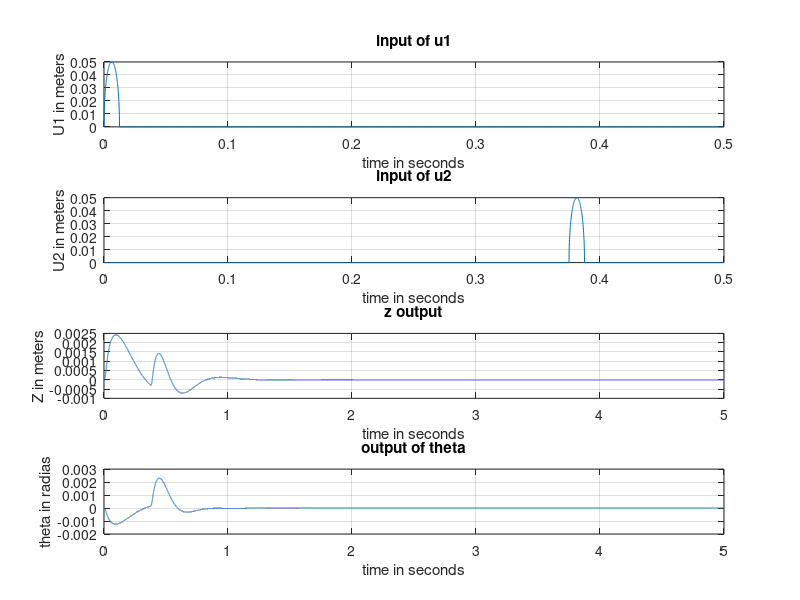

Source code (MATLAB):
% Ahmed Al-Ramadhani
%ID:11613158
%Math 300 final Project 
%% given variables
k1=50000;
k2=50000;
k3=200000;
k4=200000;
M=1300;
m1=20;
m2=20;
b1=1000;
b2=1000;
l1=1;   % legnth from the first wheel to the center of mass
l2=2;   % legnth from the second wheel to the center of mass
I=2500;     



%state vector X_dot=A*X+B*u
%X=[Z;Z_dot;theta;theta_dot;z1;z1_dot;z2;z2_dot];
A=[      0                  1                     0                        0                    0               0       0         0;...
    (-(k1+k2)/M)       (-(b1+b2)/M)      ((k1*l1-k2*l2)/M)         ((b1*l1-b2*l2)/M)        ((k1)/M)       ((b1)/M) ((k2)/M)    ((b2)/M)...
    ;    0                  0                     0                        1                    0               0       0           0;...
    ((k1*l1-k2*l2)/I) ((b1*l1-b2*l2)/I) (-(k1*l1^2+k2*l2^2)/I)     (-(b1*l1^2+b2*l2^2)/I) -(k1*l1)/I (-(b1*l1)/I) (k2*l2)/I      (b2*l2)/I ; ...
         0                  0                     0                        0                    0               1       0             0; ... 
      (k1/m1)             b1/m1              (-k1*l1)/m1             (-b1*l1)/m1           (-(k1+k3)/m1)     -b1/m1     0            0 ; ...
         0                  0                     0                        0                    0               0       0            1; ...
       k2/m2              b2/m2               (k2*l2)/m2             (b2*l2)/m2                 0               0 (-(k2+k4)/m2) (-(b2)/m2)];

% output equation Y=Cx+DU
B=[0 0; 0 0 ; 0 0;0 0;0 0; k3/m1 0;0 0;0 k4/m2];

C=[1 0 0 0 0 0 0 0; 0 0 1 0 0 0 0 0 ]; 
D=[0 0 ;0 0]

mysys=ss(A,B,C,D);

% u1 and u2 calcualtions
% 
t=0:0.0001:5;
tu=0:0.0001:0.5;
R=0.05;
W=2*R;
DP=125;                 %Data points
w=0:W/DP:W
v=8;
t_wheelonbump=W/v;      %time of the wheel on the bump
DP=125;                 %Data points
delay=0.375;            % delay time between the two wheels
delayterms=3750;        %delayed terms between the two wheels
H=sqrt((R^2)-(w-R).^2); % height of the wheel


u1=zeros(1,length(t));  
u1(1,1:DP)=H(1,1:DP);
u2=zeros(1,length(t));
u2(1,1+delayterms:125+delayterms)=H(1,1:125);
U=[u1;u2];

%ploting
[Y,T1]=lsim(mysys,U,t);
Y1=Y*[1;0];
Y2=Y*[0;1];

%u1 plot with respect to time
subplot(4,1,1);
plot(tu,u1(1,1:length(tu)));
grid;
ylabel('U1 in meters');
xlabel('time in seconds');
title('input of u1');

%u2 plot with respect to time (after the delay)
subplot(4,1,2);
plot(tu,u2(1,1:length(tu)));
grid;
ylabel('U2 in meters');
xlabel('time in seconds');
title('input of u2');


subplot(4,1,3);
plot(T1,Y1);
grid ;
ylabel('Z in meters');
xlabel('time in seconds');
title('z output');

subplot(4,1,4);
plot(T1,Y2);
grid;
ylabel('theta in radias');
xlabel('time in seconds');
title('output of theta');
%% changing b to 2000

% given variables
k1=50000;
k2=50000;
k3=200000;
k4=200000;
M=1300;
m1=20;
m2=20;
b1=2000;
b2=2000;
l1=1;   % legnth from the first wheel to the center of mass
l2=2;   % legnth from the second wheel to the center of mass
I=2500;     



%state vector X_dot=A*X+B*u
%X=[Z;Z_dot;theta;theta_dot;z1;z1_dot;z2;z2_dot];
A=[      0                  1                     0                        0                    0               0       0         0;...
    (-(k1+k2)/M)       (-(b1+b2)/M)      ((k1*l1-k2*l2)/M)         ((b1*l1-b2*l2)/M)        ((k1)/M)       ((b1)/M) ((k2)/M)    ((b2)/M)...
    ;    0                  0                     0                        1                    0               0       0           0;...
    ((k1*l1-k2*l2)/I) ((b1*l1-b2*l2)/I) (-(k1*l1^2+k2*l2^2)/I)     (-(b1*l1^2+b2*l2^2)/I) -(k1*l1)/I (-(b1*l1)/I) (k2*l2)/I      (b2*l2)/I ; ...
         0                  0                     0                        0                    0               1       0             0; ... 
      (k1/m1)             b1/m1              (-k1*l1)/m1             (-b1*l1)/m1           (-(k1+k3)/m1)     -b1/m1     0            0 ; ...
         0                  0                     0                        0                    0               0       0            1; ...
       k2/m2              b2/m2               (k2*l2)/m2             (b2*l2)/m2                 0               0 (-(k2+k4)/m2) (-(b2)/m2)];

% output equation Y=Cx+DU
B=[0 0; 0 0 ; 0 0;0 0;0 0; k3/m1 0;0 0;0 k4/m2];

C=[1 0 0 0 0 0 0 0; 0 0 1 0 0 0 0 0 ]; 
D=[0 0 ;0 0]

mysys=ss(A,B,C,D);

% u1 and u2 calcualtions
% 
t=0:0.0001:5;
tu=0:0.0001:0.5;
R=0.05;
W=2*R;
DP=125;                 %Data points
w=0:W/DP:W
v=8;
t_wheelonbump=W/v;      %time of the wheel on the bump
DP=125;                 %Data points
delay=0.375;            % delay time between the two wheels
delayterms=3750;        %delayed terms between the two wheels
H=sqrt((R^2)-(w-R).^2); % height of the wheel


u1=zeros(1,length(t));  
u1(1,1:DP)=H(1,1:DP);
u2=zeros(1,length(t));
u2(1,1+delayterms:125+delayterms)=H(1,1:125);
U=[u1;u2];

%ploting
[Y,T1]=lsim(mysys,U,t);
Y1=Y*[1;0];
Y2=Y*[0;1];

%u1 plot with respect to time
subplot(4,1,1);
plot(tu,u1(1,1:length(tu)));
grid;
ylabel('U1 in meters');
xlabel('time in seconds');
title('input of u1');

%u2 plot with respect to time (after the delay)
subplot(4,1,2);
plot(tu,u2(1,1:length(tu)));
grid;
ylabel('U2 in meters');
xlabel('time in seconds');
title('input of u2');


subplot(4,1,3);
plot(T1,Y1);
grid ;
ylabel('Z in meters');
xlabel('time in seconds');
title('z output');

subplot(4,1,4);
plot(T1,Y2);
grid;
ylabel('theta in radias');
xlabel('time in seconds');
title('output of theta');

%% changing B to 6400

% given variables
k1=50000;
k2=50000;
k3=200000;
k4=200000;
M=1300;
m1=20;
m2=20;
b1=6400;
b2=6400;
l1=1;   % legnth from the first wheel to the center of mass
l2=2;   % legnth from the second wheel to the center of mass
I=2500;     



%state vector X_dot=A*X+B*u
%X=[Z;Z_dot;theta;theta_dot;z1;z1_dot;z2;z2_dot];
A=[      0                  1                     0                        0                    0               0       0         0;...
    (-(k1+k2)/M)       (-(b1+b2)/M)      ((k1*l1-k2*l2)/M)         ((b1*l1-b2*l2)/M)        ((k1)/M)       ((b1)/M) ((k2)/M)    ((b2)/M)...
    ;    0                  0                     0                        1                    0               0       0           0;...
    ((k1*l1-k2*l2)/I) ((b1*l1-b2*l2)/I) (-(k1*l1^2+k2*l2^2)/I)     (-(b1*l1^2+b2*l2^2)/I) -(k1*l1)/I (-(b1*l1)/I) (k2*l2)/I      (b2*l2)/I ; ...
         0                  0                     0                        0                    0               1       0             0; ... 
      (k1/m1)             b1/m1              (-k1*l1)/m1             (-b1*l1)/m1           (-(k1+k3)/m1)     -b1/m1     0            0 ; ...
         0                  0                     0                        0                    0               0       0            1; ...
       k2/m2              b2/m2               (k2*l2)/m2             (b2*l2)/m2                 0               0 (-(k2+k4)/m2) (-(b2)/m2)];

% output equation Y=Cx+DU
B=[0 0; 0 0 ; 0 0;0 0;0 0; k3/m1 0;0 0;0 k4/m2];

C=[1 0 0 0 0 0 0 0; 0 0 1 0 0 0 0 0 ]; 
D=[0 0 ;0 0]

mysys=ss(A,B,C,D);

% u1 and u2 calcualtions
% 
t=0:0.0001:5;
tu=0:0.0001:0.5;
R=0.05;
W=2*R;
DP=125;                 %Data points
w=0:W/DP:W
v=8;
t_wheelonbump=W/v;      %time of the wheel on the bump
DP=125;                 %Data points
delay=0.375;            % delay time between the two wheels
delayterms=3750;        %delayed terms between the two wheels
H=sqrt((R^2)-(w-R).^2); % height of the wheel


u1=zeros(1,length(t));  
u1(1,1:DP)=H(1,1:DP);
u2=zeros(1,length(t));
u2(1,1+delayterms:125+delayterms)=H(1,1:125);
U=[u1;u2];

%ploting
[Y,T1]=lsim(mysys,U,t);
Y1=Y*[1;0];
Y2=Y*[0;1];

%u1 plot with respect to time
subplot(4,1,1);
plot(tu,u1(1,1:length(tu)));
grid;
ylabel('U1 in meters');
xlabel('time in seconds');
title('input of u1');

%u2 plot with respect to time (after the delay)
subplot(4,1,2);
plot(tu,u2(1,1:length(tu)));
grid;
ylabel('U2 in meters');
xlabel('time in seconds');
title('input of u2');


subplot(4,1,3);
plot(T1,Y1);
grid ;
ylabel('Z in meters');
xlabel('time in seconds');
title('z output');

subplot(4,1,4);
plot(T1,Y2);
grid;
ylabel('theta in radias');
xlabel('time in seconds');
title('output of theta');
%% changing B to 8000

% given variables
k1=50000;
k2=50000;
k3=200000;
k4=200000;
M=1300;
m1=20;
m2=20;
b1=8000;
b2=8000;
l1=1;   % legnth from the first wheel to the center of mass
l2=2;   % legnth from the second wheel to the center of mass
I=2500;     



%state vector X_dot=A*X+B*u
%X=[Z;Z_dot;theta;theta_dot;z1;z1_dot;z2;z2_dot];
A=[      0                  1                     0                        0                    0               0       0         0;...
    (-(k1+k2)/M)       (-(b1+b2)/M)      ((k1*l1-k2*l2)/M)         ((b1*l1-b2*l2)/M)        ((k1)/M)       ((b1)/M) ((k2)/M)    ((b2)/M)...
    ;    0                  0                     0                        1                    0               0       0           0;...
    ((k1*l1-k2*l2)/I) ((b1*l1-b2*l2)/I) (-(k1*l1^2+k2*l2^2)/I)     (-(b1*l1^2+b2*l2^2)/I) -(k1*l1)/I (-(b1*l1)/I) (k2*l2)/I      (b2*l2)/I ; ...
         0                  0                     0                        0                    0               1       0             0; ... 
      (k1/m1)             b1/m1              (-k1*l1)/m1             (-b1*l1)/m1           (-(k1+k3)/m1)     -b1/m1     0            0 ; ...
         0                  0                     0                        0                    0               0       0            1; ...
       k2/m2              b2/m2               (k2*l2)/m2             (b2*l2)/m2                 0               0 (-(k2+k4)/m2) (-(b2)/m2)];

% output equation Y=Cx+DU
B=[0 0; 0 0 ; 0 0;0 0;0 0; k3/m1 0;0 0;0 k4/m2];

C=[1 0 0 0 0 0 0 0; 0 0 1 0 0 0 0 0 ]; 
D=[0 0 ;0 0]

mysys=ss(A,B,C,D);

% u1 and u2 calcualtions
% 
t=0:0.0001:5;
tu=0:0.0001:0.5;
R=0.05;
W=2*R;
DP=125;                 %Data points
w=0:W/DP:W
v=8;
t_wheelonbump=W/v;      %time of the wheel on the bump
DP=125;                 %Data points
delay=0.375;            % delay time between the two wheels
delayterms=3750;        %delayed terms between the two wheels
H=sqrt((R^2)-(w-R).^2); % height of the wheel


u1=zeros(1,length(t));  
u1(1,1:DP)=H(1,1:DP);
u2=zeros(1,length(t));
u2(1,1+delayterms:125+delayterms)=H(1,1:125);
U=[u1;u2];

%ploting
[Y,T1]=lsim(mysys,U,t);
Y1=Y*[1;0];
Y2=Y*[0;1];

%u1 plot with respect to time
subplot(4,1,1);
plot(tu,u1(1,1:length(tu)));
grid;
ylabel('U1 in meters');
xlabel('time in seconds');
title('input of u1');

%u2 plot with respect to time (after the delay)
subplot(4,1,2);
plot(tu,u2(1,1:length(tu)));
grid;
ylabel('U2 in meters');
xlabel('time in seconds');
title('input of u2');


subplot(4,1,3);
plot(T1,Y1);
grid ;
ylabel('Z in meters');
xlabel('time in seconds');
title('z output');

subplot(4,1,4);
plot(T1,Y2);
grid;
ylabel('theta in radias');
xlabel('time in seconds');
title('output of theta');